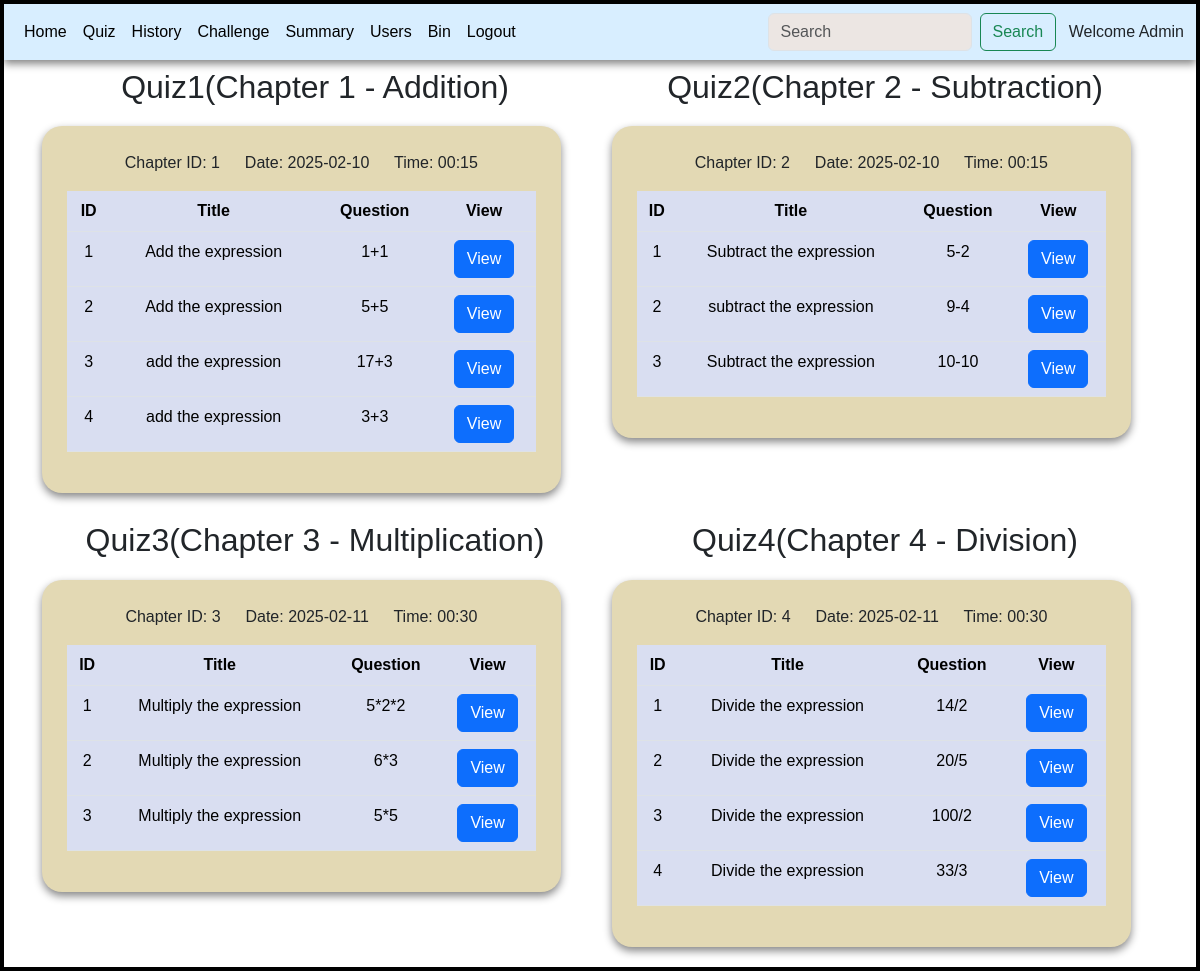
The app's page /history with its own data.
### controllers/models.py (models this page shows)
class Quiz(db.Model):
    id = db.Column(db.Integer, primary_key=True)
    chapter_id = db.Column(db.Integer, db.ForeignKey('chapter.id'), nullable=False)
    date = db.Column(db.Date(), nullable=False)
    time = db.Column(db.String(10), nullable=False)
    status = db.Column(db.String())
    questions = db.relationship('Question', backref='quiz')

class Chapter(db.Model):
    id = db.Column(db.Integer, primary_key=True)
    subject_id = db.Column(db.Integer, db.ForeignKey('subject.id'), nullable=False)
    name = db.Column(db.String(), nullable=False)
    description = db.Column(db.String(), nullable=True)
    quizzes = db.relationship('Quiz', backref='chapter')

class Question(db.Model):
    id = db.Column(db.Integer, primary_key=True)
    quiz_id = db.Column(db.Integer, db.ForeignKey('quiz.id'), nullable=False)
    question_id = db.Column(db.String(), nullable=False)
    title = db.Column(db.String(), nullable=False)
    question_statement = db.Column(db.String(), nullable=False)
    option1 = db.Column(db.String(), nullable=False)
    option2 = db.Column(db.String(), nullable=False)
    option3 = db.Column(db.String(), nullable=False)
    option4 = db.Column(db.String(), nullable=False)
    correct_option = db.Column(db.Integer, nullable=False)

### controllers/main.py (the view, shortened to what this page needs)
@app.route('/history')
def history():
    quizes = Quiz.query.filter(Quiz.date < date.today()).all()
    if 'emsg' in request.args:
        emsg = request.args.get('emsg')
        return render_template('quiz_history.html',quizes=quizes,emsg=emsg)
    if quizes:
        return render_template('quiz_history.html',quizes=quizes)
    else:
        return render_template('quiz_history.html',quizes=[])

### templates/quiz_history.html (shortened to what this page needs)
<!DOCTYPE html>
<html lang="en">
<head>
    <link rel="stylesheet" href="/static/style.css">
    <link href="https://cdn.jsdelivr.net/npm/bootstrap@5.3.3/dist/css/bootstrap.min.css" rel="stylesheet">
</head>
<body>
    <div id="main">
        <div id="canvas">
          <nav class="navbar navbar-expand-lg bg-body-dark" id="nav">
                <div class="container-fluid">
                  <div class="collapse navbar-collapse" id="navbarSupportedContent">
                    <ul class="navbar-nav me-auto mb-2 mb-lg-0">
                      <li class="nav-item">
                        <a class="nav-link active" aria-current="page" href="/admin">Home</a>
                      </li>
                      <li class="nav-item">
                        <a class="nav-link active" aria-current="page" href="/quizmantemp">Quiz</a>
                      </li>
                      <li class="nav-item">
                        <a class="nav-link active" aria-current="page" href="/history">History</a>
                      </li>
                      <li class="nav-item">
                        <a class="nav-link active" aria-current="page" href="/challengeque">Challenge</a>
                      </li>
                      <li class="nav-item">
                        <a class="nav-link active" aria-current="page" href="/adminsummary">Summary</a>
                      </li>
                      <li class="nav-item">
                        <a class="nav-link active" aria-current="page" href="/usersdata">Users</a>
                      </li>
                      <li class="nav-item">
                        <a class="nav-link active" aria-current="page" href="/bin">Bin</a>
                      </li>
                      <li class="nav-item">
                        <a class="nav-link active" aria-current="page" href="/">Logout</a>
                      </li>
                    </ul>
                    <form class="d-flex" action="/adminsearch/hst">
                      <input class="form-control me-2" type="search" placeholder="Search" aria-label="Search" name="search_word" style="background-color: #ece6e3;">
                      <button class="btn btn-outline-success" type="submit">Search</button>
                    </form>
                  </div>
                  <span>&ensp; Welcome Admin</span>
                </div>
              </nav>
              <div class="container">
                {% if quizes %}
                <div class="row">
                  {% for quiz in quizes %}
                  <div class="col-md-6">
                      <h2 class="text-center mt-2">Quiz{{quiz.id}}({{quiz.chapter.name}})</h2>
                    <div class="table-div">
                      <p class="text-center">Chapter ID: {{ quiz.chapter.id }} &ensp;&ensp; Date: {{quiz.date}} &ensp;&ensp; Time: {{quiz.time}}</p>
                      <table class="table table-hover">
                        <thead>
                          <tr>
                            <th scope="col">ID</th>
                            <th scope="col">Title</th>
                            <th scope="col">Question</th>
                            <th scope="col">View</th>
                          </tr>
                        </thead>
                        <tbody>
                          {% for question in quiz.questions %}
                            <tr>
                              <td>{{ question.question_id }}</td>
                              <td>{{ question.title }}</td>
                              <td>{{ question.question_statement }}</td>
                              <td><a href='/viewpastque/{{question.id}}' class="btn btn-primary">View</a></td>
                            </tr>
                          {% endfor %}
                        </tbody>
                      </table>
                    </div>
                  </div>
                  {% endfor %}
                </div>
                {% endif %}
              </div>
        </div>
    </div>
</body>
</html>

### static/style.css (style rules this page uses)
* { margin: 0px; font-family: 'Gill Sans', 'Gill Sans MT', Calibri, 'Trebuchet MS', sans-serif; }
#main, #canvas { border: 2px solid black; }
#canvas { margin: auto; min-height: 694px; position: relative; }
.table-div { background-color:#E3D9B4 !important; width: 95% !important; margin-top: 20px !important; margin-bottom: 20px !important; height: auto !important; border-radius: 20px; padding: 25px; box-shadow: 0 4px 8px rgba(0, 0, 0, 0.477); }
.table th, td { background-color: #D9DEF1 !important; padding: 10px; text-align: center; }
#nav { background-color: #d8eeff; box-shadow: 0 4px 8px rgba(0, 0, 0, 0.477); }

### records on screen
Quiz: id "1", chapter.name "Chapter 1 - Addition", chapter.id "1", date "2025-02-10", time "00:15"
Question: question_id "1", title "Add the expression", question_statement "1+1"
Question: question_id "2", title "Add the expression", question_statement "5+5"
Question: question_id "3", title "add the expression", question_statement "17+3"
Question: question_id "4", title "add the expression", question_statement "3+3"
Quiz: id "2", chapter.name "Chapter 2 - Subtraction", chapter.id "2", date "2025-02-10", time "00:15"
Question: question_id "1", title "Subtract the expression", question_statement "5-2"
Question: question_id "2", title "subtract the expression", question_statement "9-4"
Question: question_id "3", title "Subtract the expression", question_statement "10-10"
Quiz: id "3", chapter.name "Chapter 3 - Multiplication", chapter.id "3", date "2025-02-11", time "00:30"
Question: question_id "1", title "Multiply the expression", question_statement "5*2*2"
Question: question_id "2", title "Multiply the expression", question_statement "6*3"
Question: question_id "3", title "Multiply the expression", question_statement "5*5"
Quiz: id "4", chapter.name "Chapter 4 - Division", chapter.id "4", date "2025-02-11", time "00:30"
Question: question_id "1", title "Divide the expression", question_statement "14/2"
Question: question_id "2", title "Divide the expression", question_statement "20/5"
Question: question_id "3", title "Divide the expression", question_statement "100/2"
Question: question_id "4", title "Divide the expression", question_statement "33/3"
